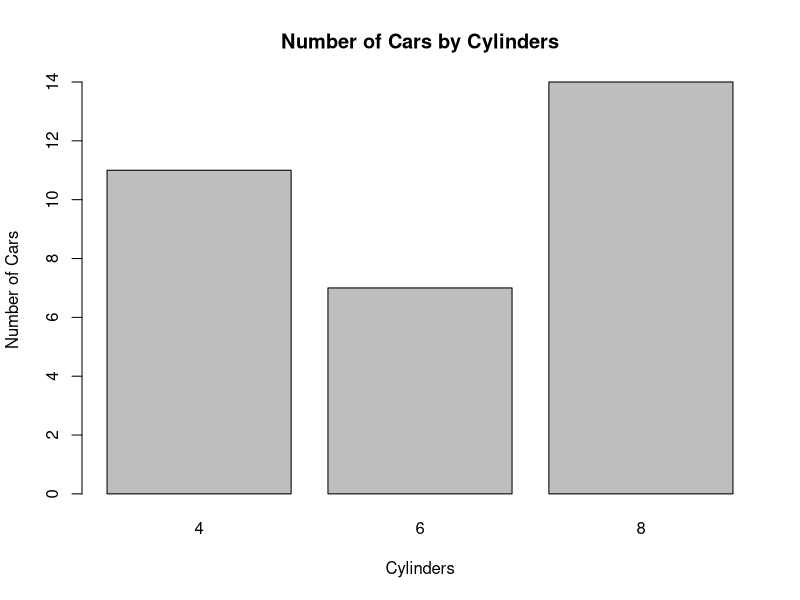
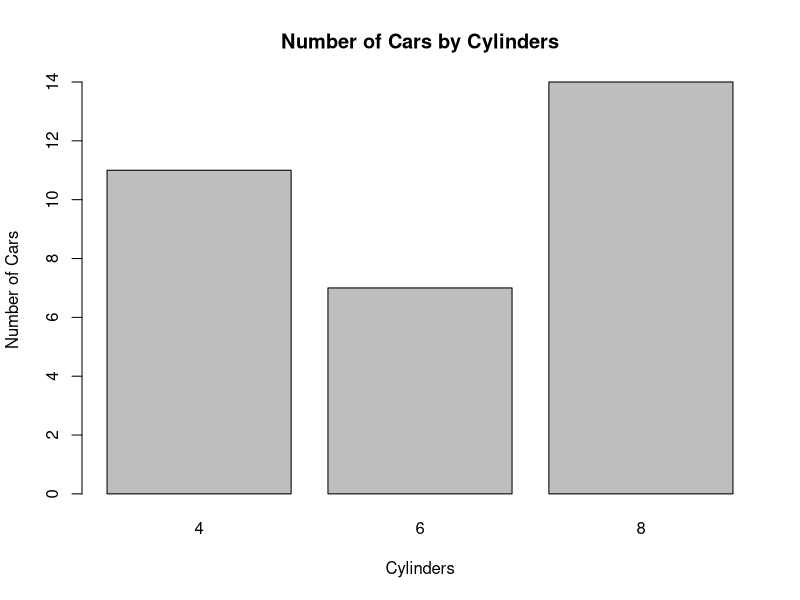
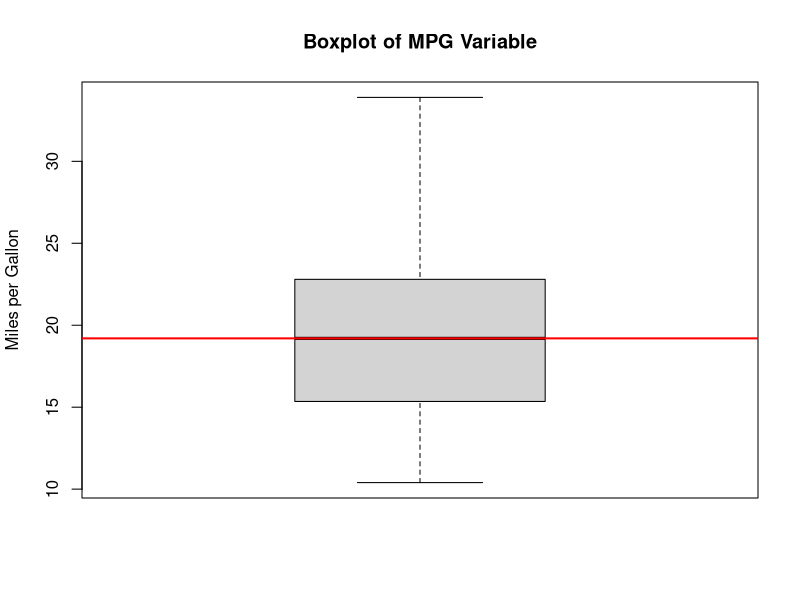
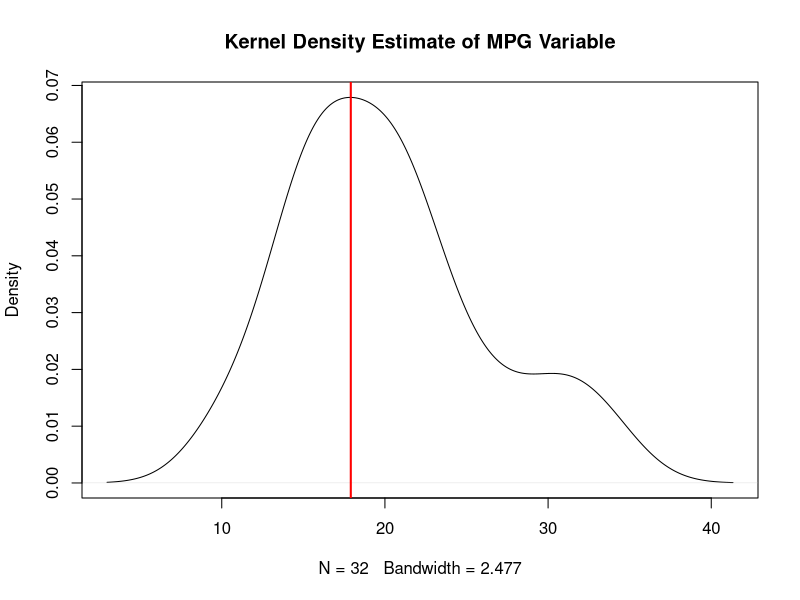
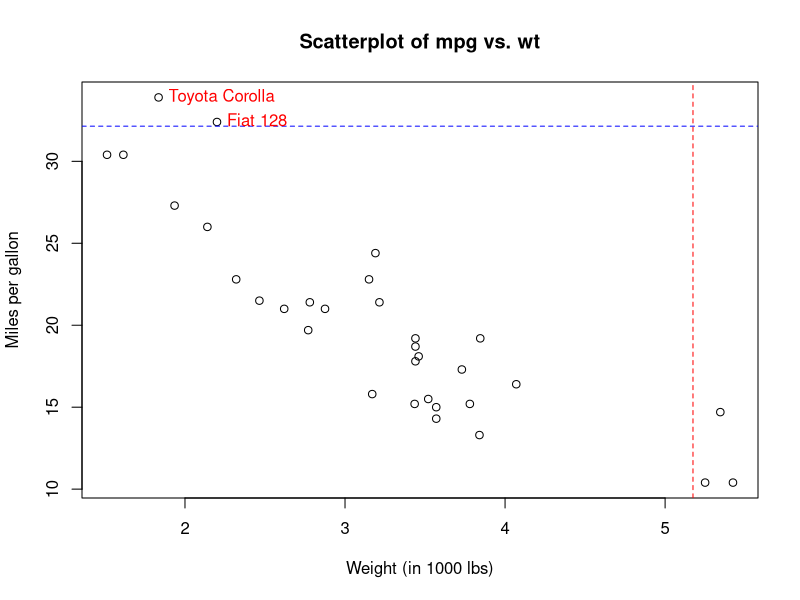
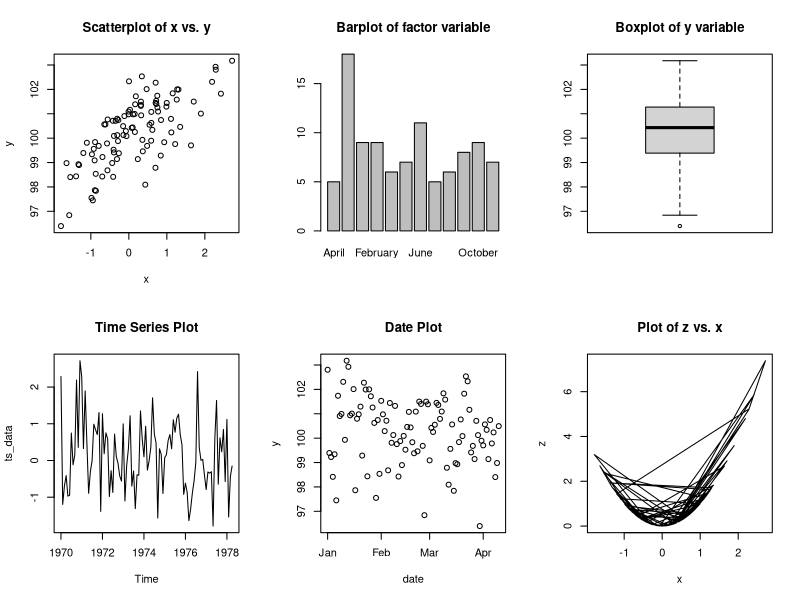
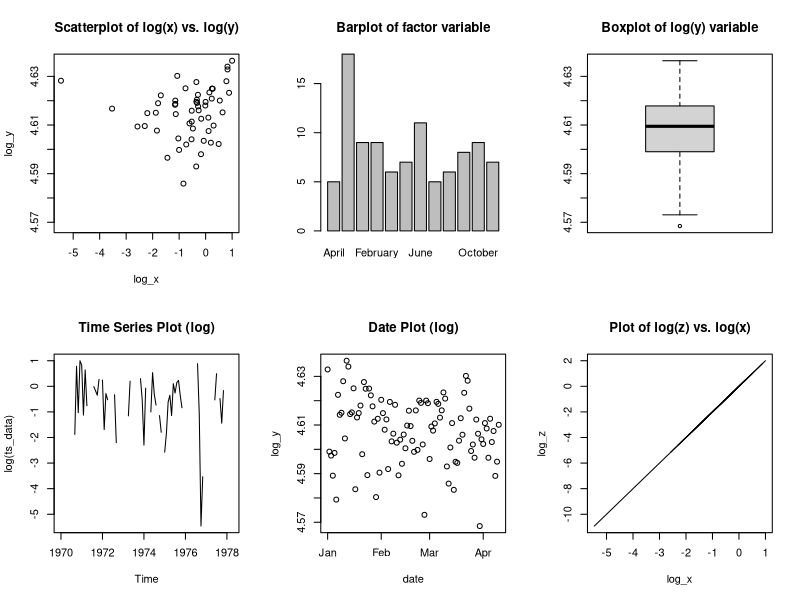
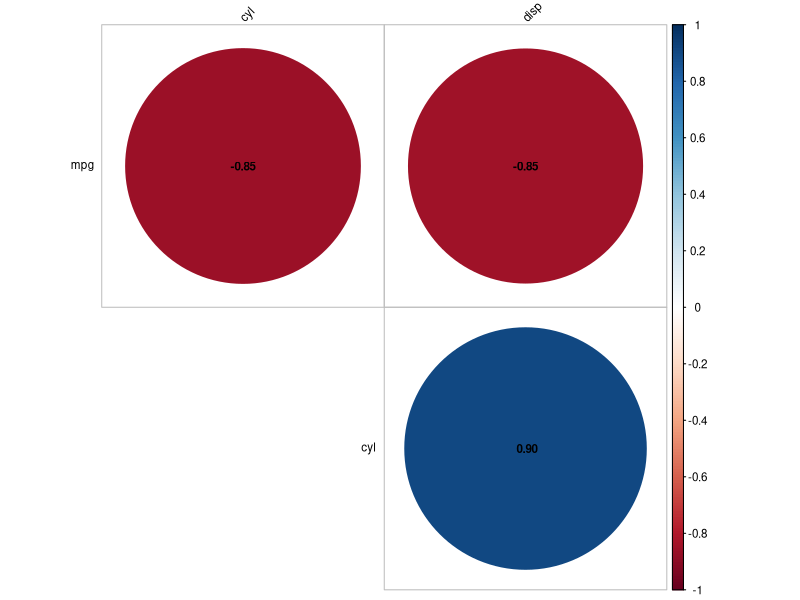

The R script that drew these images, in order:
#1. Create a barplot of cyl variable of mtcars data with and without using factor argument

# load the mtcars dataset
data(mtcars)
head(mtcars)

# create a barplot without using factor argument
barplot(table(mtcars$cyl), 
        main = "Number of Cars by Cylinders", 
        xlab = "Cylinders", 
        ylab = "Number of Cars")

# create a barplot using factor argument
barplot(table(factor(mtcars$cyl, levels = c(4, 6, 8))), 
        main = "Number of Cars by Cylinders", 
        xlab = "Cylinders", 
        ylab = "Number of Cars")

#2. Locate median of mpg variable of mtcars data graphically and compare the median value with in-built function of R

# create a boxplot of mpg variable
boxplot(mtcars$mpg, 
        main = "Boxplot of MPG Variable", 
        ylab = "Miles per Gallon")

# add a horizontal line at the median value
abline(h = median(mtcars$mpg), col = "red", lwd = 2)

# print the median value
cat("Median value of mpg variable (calculated using in-built function):", median(mtcars$mpg))

#As we can see from the output and the plot, the median value of the mpg variable is approximately 19.2. We can confirm this value by using the median function of R, which gives us the same value.

#3. Locate mode of mpg variable of mtcars data graphically and compare the mode value with the in-built/custom function of R

# create a kernel density estimate of the mpg variable
density_mpg <- density(mtcars$mpg)

# plot the kernel density estimate
plot(density_mpg, main = "Kernel Density Estimate of MPG Variable")

# find the mode by locating the peak of the density estimate
mode_mpg <- density_mpg$x[which.max(density_mpg$y)]
abline(v = mode_mpg, col = "red", lwd = 2)

# print the mode value
cat("Mode value of mpg variable:", mode_mpg)

#As we can see from the output and the plot, the estimated mode value of the mpg variable is approximately 17.90. However, this is just an estimate based on the kernel density estimate, and may not be exactly accurate.

# custom function to calculate the mode of a vector
calculate_mode <- function(x) {
  freq_table <- table(x)

    mode <- names(freq_table)[which.max(freq_table)]
  
  return(mode)
}

# calculate the mode of the mpg variable using the custom function
mode_mpg <- calculate_mode(mtcars$mpg)
cat("Mode value of mpg variable (calculated using custom function):", mode_mpg)


#4. Create a scatterplot of mgp (dependent) and wt (independent) variable of mtcars data, add ablines at mean plus-minus 2 standard deviation and show the name of the cars with mpg > 2 standard deviation from mean inside the scatterplot obtained above

# create a scatterplot of mpg (dependent) and wt (independent) variables
plot(mtcars$wt, mtcars$mpg, main = "Scatterplot of mpg vs. wt", xlab = "Weight (in 1000 lbs)", ylab = "Miles per gallon")

# add ablines at mean plus-minus 2 standard deviation
abline(v = mean(mtcars$wt) - 2*sd(mtcars$wt), lty = 2, col = "red")
abline(v = mean(mtcars$wt) + 2*sd(mtcars$wt), lty = 2, col = "red")
abline(h = mean(mtcars$mpg) - 2*sd(mtcars$mpg), lty = 2, col = "blue")
abline(h = mean(mtcars$mpg) + 2*sd(mtcars$mpg), lty = 2, col = "blue")

# identify cars with mpg > 2 standard deviation from mean
high_mpg_cars <- mtcars[mtcars$mpg > mean(mtcars$mpg) + 2*sd(mtcars$mpg),]
high_mpg_cars 
text(high_mpg_cars$wt, high_mpg_cars$mpg, rownames(high_mpg_cars), pos = 4, col = "red")


#5. Create a x variable with 100 random numbers and y variable with x + 100 random numbers; create a factor variable with 100 monthly random observations, create a time series data with 100 random values starting from January 1970; create a date variable with 100 random values starting from 1970/01/01 increasing each day; create a new variable z with square of x variable
# create x and y variables
set.seed(07)
x <- rnorm(100)
y <- x + rnorm(100, mean = 100)

# create factor variable with 100 monthly random observations
set.seed(07)
months <- month.name[1:12]
month_factor <- factor(sample(months, 100, replace = TRUE))

# create time series data with 100 random values starting from January 1970
set.seed(07)
ts_data <- ts(rnorm(100), start = c(1970, 1), frequency = 12)
ts_data

# create date variable with 100 random values starting from 1970/01/01 increasing each day
date <- as.Date("1970-01-01") + 0:99
date

# create a new variable z with square of x variable
z <- x^2


#6. Create a 2 x 3 plot window with scatterplot, barplot, boxplot, time series plot, date plot and square function plot

# create a 2 x 3 plot window
par(mfrow = c(2, 3))

# scatterplot of x vs. y
plot(x, y, main = "Scatterplot of x vs. y")

# barplot of factor variable
barplot(table(month_factor), main = "Barplot of factor variable")

# boxplot of y variable
boxplot(y, main = "Boxplot of y variable")

# time series plot of ts_data
plot(ts_data, main = "Time Series Plot")

# date plot of date vs. y
plot(date, y, main = "Date Plot")

# plot of z vs. x using the square function
plot(x, z, main = "Plot of z vs. x", type = "l")


#7. Perform log transformation on x and z variables i.e. log of x, log of z and log of x and z in the plot command and interpret the results carefully 

# perform log transformation on x and z variables
log_x <- log(x)
log_y <- log(y)
log_z <- log(z)
log_xz <- log(x*z)

# perform log transformation on x and z variables and create plots
par(mfrow = c(2, 3))

# scatterplot of log(x) vs. log(y)
plot(log_x, log_y, main = "Scatterplot of log(x) vs. log(y)")

# barplot of factor variable
barplot(table(month_factor), main = "Barplot of factor variable")

# boxplot of log(y) variable
boxplot(log_y, main = "Boxplot of log(y) variable")

# time series plot of log(ts_data)
plot(log(ts_data), main = "Time Series Plot (log)")

# date plot of date vs. log(y)
plot(date, log_y, main = "Date Plot (log)")

# plot of log(z) vs. log(x) using the square function
plot(log_x, log_z, main = "Plot of log(z) vs. log(x)", type = "l")


#log transformations were performed on the x and z variables, and then the transformed variables were plotted. The log transformation is often used to reduce the variability in the data and to make the relationships between variables more linear. The results show that the log transformations have a significant effect on the shape and distribution of the data. For example, plot of log(z) vs. log(x) shows that the relationship between x and y becomes more linear after log transformation, and the boxplot shows that the log transformation of x and z variables reduces the variability of the data.


#8. Create a 1x1 plot window with correlation matrix plot of first three numerical variable of mtcars data (cyl is not numeric, its factor!)
#Resetting the previous windows size
par(mfrow = c(1, 1))

# Select first three numerical variables
mtcars_subset <- mtcars[, c("mpg", "cyl", "disp")]

# Create correlation matrix
cor_matrix <- cor(mtcars_subset)

# Create correlation matrix plot
#install.packages("corrplot")
library(corrplot)
corrplot(cor_matrix, method = "circle", type = "upper", order = "hclust",
         tl.col = "black", tl.srt = 45, addCoef.col = "black", 
         number.cex = 0.7, tl.cex = 0.7, cl.cex = 0.7, diag = FALSE)

#9. Interpret the result of the correlation matrix plot obtained above with respect to the correlation coefficient to be used for each pair
#Looking at the plot, we can see that there is a strong negative correlation between cyl and mpg, with a correlation coefficient of -0.85. This means that as the number of cylinders in a car increases, its fuel efficiency (measured in miles per gallon, or mpg) tends to decrease.
#There is also a moderate negative correlation between disp and mpg, with a correlation coefficient of -0.85. This suggests that as the engine displacement of a car increases, its fuel efficiency tends to decrease.
#There is a positive correlation between cyl and disp, with a correlation coefficient of 0.9. This means that as the number of cylinders (cyl) in an engine increases, the displacement (disp) of the engine also tends to increase, and vice versa. 
#The correlation matrix plot provides a useful summary of the relationships between the first three numerical variables in the mtcars dataset, and suggests that the strongest correlation exists between cyl and mpg.

#10. Write advantage and limitations of plots created using R base packages based on these nine steps
#R base plots provide a useful starting point for generating simple visualizations quickly and easily, but may not be the best choice for complex or highly customized plots. While they are widely available and can be useful for communication, they may not be optimized for performance and may not offer the same level of customization as more advanced plotting libraries.
